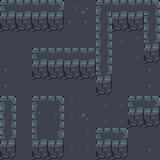

Tiled map render using the project's own tile images. Description and the map definition, with tile-layer contents summarised, below:
An orthogonal 10x10 tile map with 16x16 px tiles, 1 tile layer (Kachelebene 1), 2 tilesets.

<map version="1.0" orientation="orthogonal" renderorder="right-down" width="10" height="10" tilewidth="16" tileheight="16" nextobjectid="1">
 <tileset firstgid="1" name="dungeon_tiles_compact_and_varied" tilewidth="16" tileheight="16">
  <image source="dungeon_tiles_compact_and_varied.png" width="336" height="104" />
 </tileset>
 <tileset firstgid="127" name="dungeon_tiles_compact_and_varied" tilewidth="16" tileheight="16">
  <image source="dungeon_tiles_compact_and_varied.png" trans="000000" width="336" height="104" />
 </tileset>
 <layer name="Kachelebene 1" width="10" height="10">
  <data>[100 cells, 100 non-empty, 25 distinct tile ids]</data>
 </layer>
</map>
